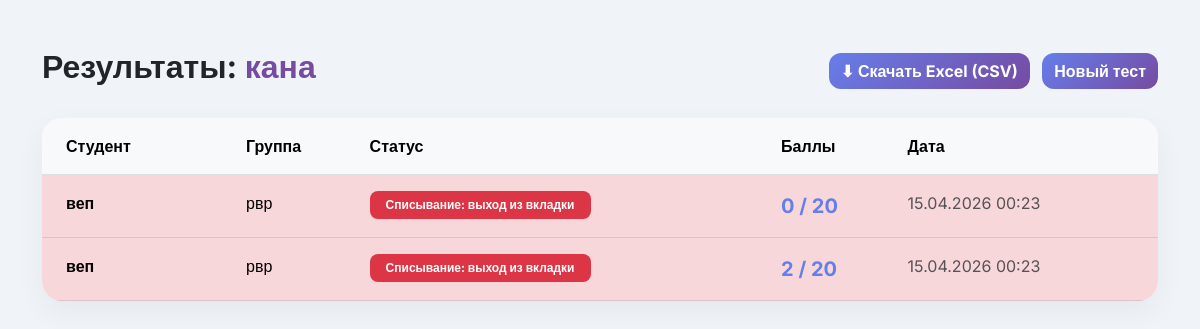
The page /results/8454dd91 on the database its author committed.
### tables this page shows
CREATE TABLE tests (
            test_id TEXT PRIMARY KEY,
            name TEXT,
            time_limit INTEGER,
            questions TEXT,
            created_at TEXT
        );

CREATE TABLE results (
            id INTEGER PRIMARY KEY AUTOINCREMENT,
            test_id TEXT,
            student_name TEXT,
            student_group TEXT,
            status TEXT,
            score INTEGER,
            total INTEGER,
            timestamp TEXT
        );

### app.py (the view)
@app.route('/results/<test_id>')
def view_results(test_id):
    conn = get_db_connection()
    test = conn.execute('SELECT * FROM tests WHERE test_id = ?', (test_id,)).fetchone()
    if not test:
        conn.close()
        return "Тест не найден!", 404
    db_results = conn.execute('SELECT * FROM results WHERE test_id = ? ORDER BY id DESC', (test_id,)).fetchall()
    conn.close()
    results = []
    for r in db_results:
        results.append({
            "student_name": r["student_name"],
            "group": r["student_group"],
            "status": r["status"],
            "score": r["score"],
            "total": r["total"],
            "timestamp": r["timestamp"]
        })
    return render_template('results.html', test=test, results=results)

### app.py (called while the page is built)
def get_db_connection():
    conn = sqlite3.connect('smartgrade.db', check_same_thread=False)
    conn.row_factory = sqlite3.Row
    return conn

### templates/results.html (shortened to what this page needs)
<!DOCTYPE html>
<html lang="ru">
<head>
    <link href="https://cdn.jsdelivr.net/npm/bootstrap@5.3.0/dist/css/bootstrap.min.css" rel="stylesheet">
    <link rel="stylesheet" href="{{ url_for('static', filename='style.css') }}">
</head>
<body>
    <div class="container py-5">
        <div class="d-flex justify-content-between align-items-center mb-4">
            <h2 class="fw-bold text-dark">Результаты: <span style="color: #764ba2;">{{ test.name }}</span></h2>
            <div>
                <a href="/export/{{ test.test_id }}" class="btn btn-success me-2 fw-bold">⬇ Скачать Excel (CSV)</a>
                <a href="/teacher" class="btn btn-primary fw-bold">Новый тест</a>
            </div>
        </div>
        <div class="card overflow-hidden">
            <table class="table table-hover mb-0">
                <thead class="table-light">
                    <tr>
                        <th class="py-3 px-4">Студент</th>
                        <th class="py-3">Группа</th>
                        <th class="py-3">Статус</th>
                        <th class="py-3">Баллы</th>
                        <th class="py-3">Дата</th>
                    </tr>
                </thead>
                <tbody>
                    {% for r in results %}
                    <tr class="{% if 'Списывание' in r.status %}table-danger{% endif %}">
                        <td class="fw-bold px-4 py-3">{{ r.student_name }}</td>
                        <td class="py-3">{{ r.group }}</td>
                        <td class="py-3">
                            <span class="badge {% if r.status == 'Успешно завершен' %}bg-success{% else %}bg-danger{% endif %} py-2 px-3" style="border-radius: 8px;">
                                {{ r.status }}
                            </span>
                        </td>
                        <td class="fw-bold fs-5 py-3" style="color: #667eea;">{{ r.score }} / {{ r.total }}</td>
                        <td class="text-muted py-3">{{ r.timestamp }}</td>
                    </tr>
                    {% else %}
                    <tr><td colspan="5" class="text-center py-5 text-muted">Студенты еще не проходили этот тест. Отправьте им ссылку!</td></tr>
                    {% endfor %}
                </tbody>
            </table>
        </div>
    </div>
</body>
</html>

### static/style.css (style rules this page uses)
body { font-family: 'Inter', sans-serif; background-color: #f0f4f8; }
.card { border-radius: 20px !important; border: none !important; box-shadow: 0 10px 30px rgba(0, 0, 0, 0.05) !important; transition: transform 0.3s ease, box-shadow 0.3s ease; }
.btn-primary, .btn-success { background: linear-gradient(135deg, #667eea 0%, #764ba2 100%) !important; border: none !important; border-radius: 12px !important; color: white !important; transition: transform 0.2s ease, box-shadow 0.2s ease; }

### rows shown on the page
tests: name "кана"
results: student_name "веп", group "рвр", status "Списывание: выход из вкладки", score "0", total "20", timestamp "15.04.2026 00:23"
results: student_name "веп", group "рвр", status "Списывание: выход из вкладки", score "2", total "20", timestamp "15.04.2026 00:23"
